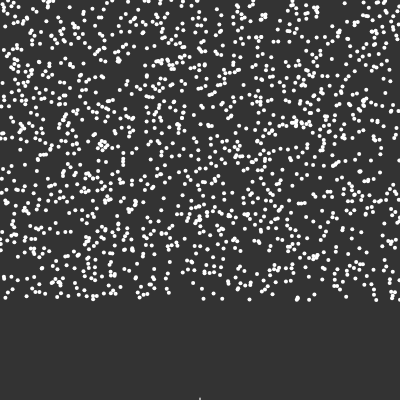
Frame 1 (no input)
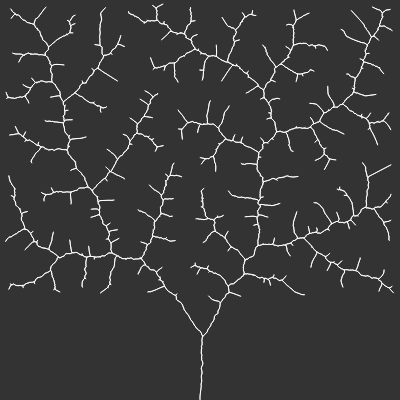
Frame 60 (no input)
Frame 120 (the mouse pressed at the canvas centre since frame 60): identical to frame 60, image omitted

The p5.js sketch that drew these frames (run headless with seeded random() and noise() and a simulated clock; from frame 60 on, the mouse is pressed at the canvas centre):

// p5.js sketch
// ── sketch.js
let tree;
let max_dist = 100;
let min_dist = 10;

function setup() {
    createCanvas(400, 400);
    tree = new Tree();
}

function draw() {
    background(51);
    tree.show();
    tree.grow();
}
// ── branch.js
function Branch(parent, pos, dir) {
    this.pos = pos;
    this.parent = parent;
    this.dir = dir;
    this.orig_dir = this.dir.copy();
    this.count = 0;
    this.len = 5;

    this.reset = function () {
        this.dir = this.orig_dir.copy();
        this.count = 0;
    };

    this.next = function () {
        let next_dir = p5.Vector.mult(this.dir, this.len);
        let next_pos = p5.Vector.add(this.pos, this.dir);
        let next_b = new Branch(this, next_pos, this.dir.copy());
        return next_b;
    };

    this.show = function () {
        if (parent != null) {
            stroke(255);
            line(this.pos.x, this.pos.y, this.parent.pos.x, this.parent.pos.y);
        }
    };
}
// ── leaf.js
function Leaf() {
    this.pos = createVector(random(width), random(height - 100));
    this.reached = false;

    this.show = function () {
        fill(255);
        noStroke();
        ellipse(this.pos.x, this.pos.y, 4, 4);
    };
}
// ── sketch.html
<!DOCTYPE html>
<html lang="en">

<head>
    <meta charset="utf-8" />
    <meta name="viewport" content="width=device-width, initial-scale=1.0" />
    <meta http-equiv="X-UA-Compatible" content="ie-edge" />
    <title>Coding Challenge #17</title>
    <script src="https://cdn.jsdelivr.net/npm/p5@0.10.2/lib/p5.js"></script>
    <script src="leaf.js"></script>
    <script src="branch.js"></script>
    <script src="tree.js"></script>
    <script src="sketch.js"></script>
</head>

<body>

</body>

</html>
// ── tree.js
function Tree() {
    this.leaves = [];
    this.branches = [];

    for (let i = 0; i < 1500; i++) {
        this.leaves.push(new Leaf());
    }

    let pos = createVector(width / 2, height);
    let dir = createVector(0, -1);
    let root = new Branch(null, pos, dir);
    this.branches.push(root);
    let current = root;
    let found = false;
    while (!found) {
        for (let i = 0; i < this.leaves.length; i++) {
            let d = p5.Vector.dist(current.pos, this.leaves[i].pos);
            if (d < max_dist) {
                found = true;
            }
        }

        if (!found) {
            let branch = current.next();
            current = branch;
            this.branches.push(current);
        }
    }

    this.grow = function () {
        for (let i = 0; i < this.leaves.length; i++) {
            let leaf = this.leaves[i];
            let closest_branch = null;
            let record = max_dist;

            for (let j = 0; j < this.branches.length; j++) {
                let branch = this.branches[j];
                let dist = p5.Vector.dist(leaf.pos, branch.pos);
                if (dist < min_dist) {
                    leaf.reached = true;
                    closest_branch = null;
                    break;
                } else if (dist < record) {
                    closest_branch = branch;
                    record = dist;
                }
            }

            if (closest_branch != null) {
                let new_dir = p5.Vector.sub(leaf.pos, closest_branch.pos);
                new_dir.normalize();
                closest_branch.dir.add(new_dir);
                closest_branch.count++;
            }

            for (let i = this.leaves.length - 1; i >= 0; i--) {
                if (this.leaves[i].reached) {
                    this.leaves.splice(i, 1);
                }
            }

            for (let i = this.branches.length - 1; i >= 0; i--) {
                let branch = this.branches[i];
                if (branch.count > 0) {
                    branch.dir.div(branch.count + 1);
                    this.branches.push(branch.next());
                    branch.reset();
                }
            }
        }
    };

    this.show = function () {
        for (let i = 0; i < this.leaves.length; i++) {
            this.leaves[i].show();
        }

        for (let i = 0; i < this.branches.length; i++) {
            this.branches[i].show();
        }
    };
}
